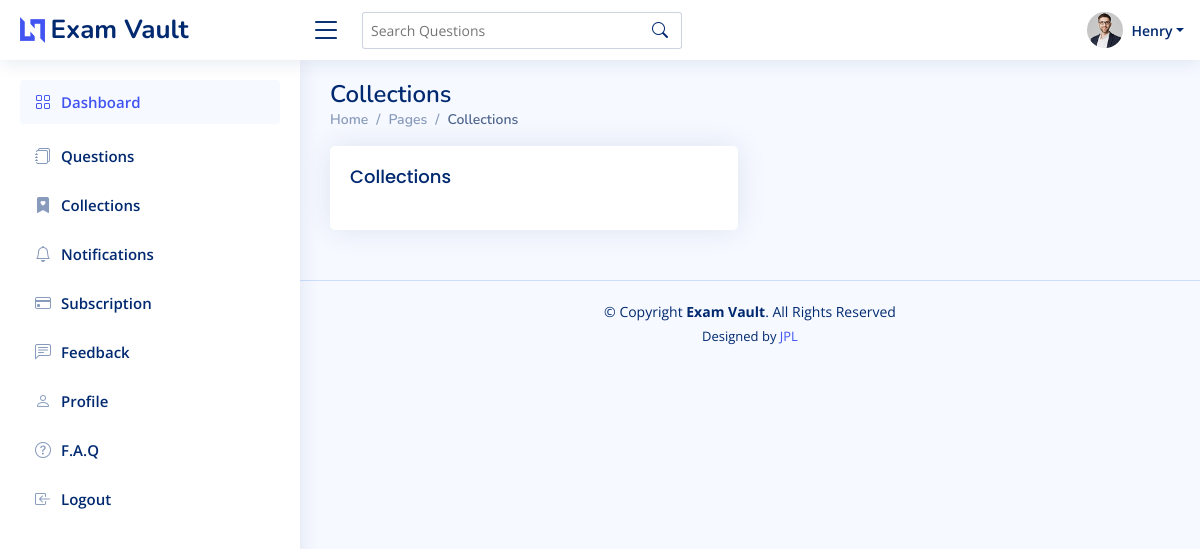
The page /questions/collections/ (signed in) on the database as committed earlier.
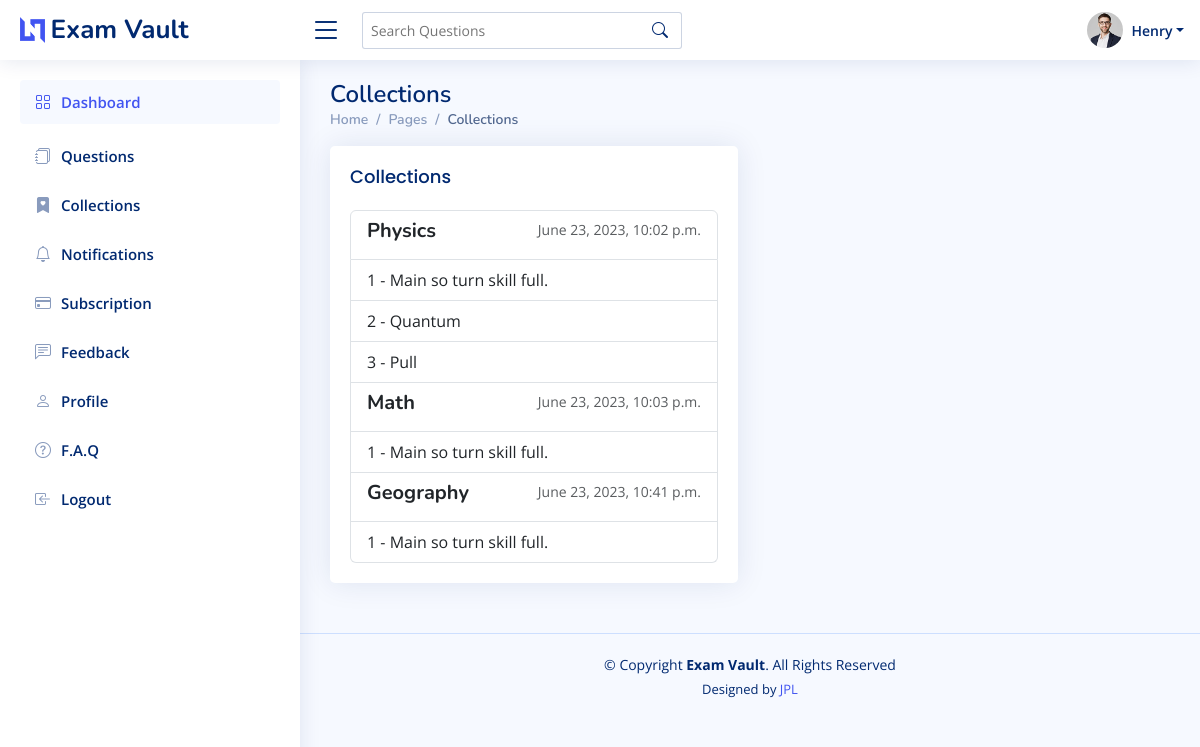
The same page on the database as committed later.
### questions/models.py (models this page shows, shortened)
class Collection(models.Model):
    title = models.CharField(max_length=255)
    user = models.ForeignKey(CustomUser, on_delete=models.CASCADE)
    questions = models.ManyToManyField(Question)
    timestamp = models.DateTimeField(auto_now_add=True)

class Question(models.Model):
    subject = models.CharField(max_length=100)
    title = models.CharField(max_length=200)
    content = models.FileField(upload_to='question_content')
    content_form_text = models.TextField()
    is_verified = models.BooleanField(default=False)
    expert = models.ForeignKey(CustomUser, on_delete=models.SET_NULL, null=True, related_name='verified_questions')
    timestamp = models.DateTimeField(auto_now_add=True)
    def __str__(self):
        return self.title

### questions/views.py (the view)
# urls.py: path('collections/', views.collections, name='collections'),
@login_required
def collections(request):
	user = CustomUser(id = request.user.id)
	collections = user.collection_set.all()
	context = {"collections": collections}
	return render(request, 'collections.html', context)

### users/models.py (called while the page is built)
    def __str__(self):
        return self.username

### questions/templates/collections.html (shortened to what this page needs)
{% extends 'base.html' %}
{% block content %}
    <div class="pagetitle">
      <h1>Collections</h1>
      <nav>
        <ol class="breadcrumb">
          <li class="breadcrumb-item"><a href="{% url 'users:home' %}">Home</a></li>
          <li class="breadcrumb-item">Pages</li>
          <li class="breadcrumb-item active">Collections</li>
        </ol>
      </nav>
    </div>
    <section class="section">
      <div class="row">
        <div class="col-lg-6">
   <div class="card">
            <div class="card-body">
              <h5 class="card-title">Collections</h5>
              <div class="list-group">
                {% for collection in collections %}
                <a href="#" class="list-group-item list-group-item-action">
                  <div class="d-flex w-100 justify-content-between">
                    <h5 class="mb-1"><b>{{collection.title}}</b></h5>
                    <small class="text-muted">{{collection.timestamp}}</small>
                  </div>
                  {% for question in collection.questions.all %}
                    <a href="{% url 'questions:details' id=question.id %}" class="list-group-item list-group-item-action"> {{ forloop.counter }} - {{question}}</a>
                  {% endfor %}
                {% endfor %}
              </div>
            </div>
          </div>
        </div>
      </div>
    </section>
{% endblock %}

Rows that differ between the two databases and show on the page:
added Collection: title "Physics", timestamp "June 23, 2023, 10:02 p.m."
added Question: title "Main so turn skill full."
added Question: title "Quantum", shown under "Physics"
added Question: title "Pull", shown under "Physics"
added Collection: title "Math", timestamp "June 23, 2023, 10:03 p.m."
added Collection: title "Geography", timestamp "June 23, 2023, 10:41 p.m."
